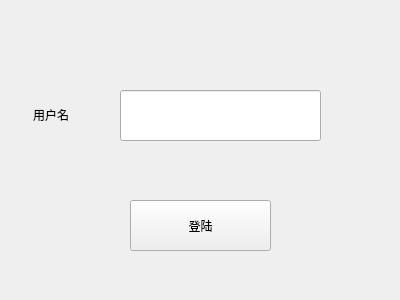
<?xml version="1.0" encoding="UTF-8"?>
<ui version="4.0">
 <class>Form</class>
 <widget class="QWidget" name="Form">
  <property name="geometry">
   <rect>
    <x>0</x>
    <y>0</y>
    <width>400</width>
    <height>300</height>
   </rect>
  </property>
  <property name="windowTitle">
   <string>Form</string>
  </property>
  <widget class="QLabel" name="label">
   <property name="geometry">
    <rect>
     <x>33</x>
     <y>79</y>
     <width>81</width>
     <height>71</height>
    </rect>
   </property>
   <property name="text">
    <string>用户名</string>
   </property>
  </widget>
  <widget class="QLineEdit" name="lineEdit">
   <property name="geometry">
    <rect>
     <x>120</x>
     <y>90</y>
     <width>201</width>
     <height>51</height>
    </rect>
   </property>
  </widget>
  <widget class="QPushButton" name="pushButton">
   <property name="geometry">
    <rect>
     <x>130</x>
     <y>200</y>
     <width>141</width>
     <height>51</height>
    </rect>
   </property>
   <property name="text">
    <string>登陆</string>
   </property>
  </widget>
 </widget>
 <resources/>
 <connections/>
</ui>
